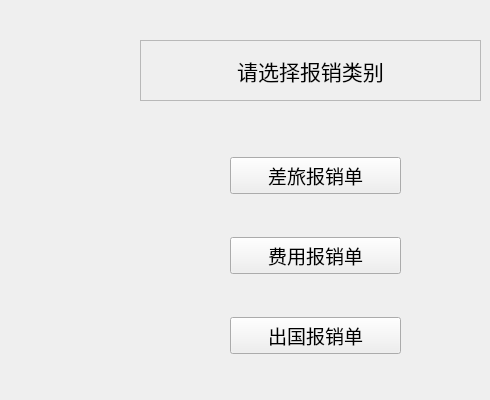
     <widget class="QWidget" name="expenseChoice">
      <widget class="QLabel" name="expenseChoiceLabel">
       <property name="geometry">
        <rect>
         <x>140</x>
         <y>40</y>
         <width>341</width>
         <height>61</height>
        </rect>
       </property>
       <property name="font">
        <font>
         <family>Adobe 仿宋 Std R</family>
         <pointsize>16</pointsize>
        </font>
       </property>
       <property name="frameShape">
        <enum>QFrame::StyledPanel</enum>
       </property>
       <property name="frameShadow">
        <enum>QFrame::Plain</enum>
       </property>
       <property name="text">
        <string>请选择报销类别</string>
       </property>
       <property name="alignment">
        <set>Qt::AlignCenter</set>
       </property>
      </widget>
      <widget class="QWidget" name="layoutWidget">
       <property name="geometry">
        <rect>
         <x>230</x>
         <y>120</y>
         <width>171</width>
         <height>271</height>
        </rect>
       </property>
       <layout class="QGridLayout" name="gridLayout_9">
        <item row="0" column="0">
         <widget class="QPushButton" name="busiBtn">
          <property name="font">
           <font>
            <family>Adobe 仿宋 Std R</family>
            <pointsize>14</pointsize>
           </font>
          </property>
          <property name="text">
           <string>差旅报销单</string>
          </property>
         </widget>
        </item>
        <item row="1" column="0">
         <widget class="QPushButton" name="costBtn">
          <property name="font">
           <font>
            <family>Adobe 仿宋 Std R</family>
            <pointsize>14</pointsize>
           </font>
          </property>
          <property name="text">
           <string>费用报销单</string>
          </property>
         </widget>
        </item>
        <item row="2" column="0">
         <widget class="QPushButton" name="abroadBtn">
          <property name="font">
           <font>
            <family>Adobe 仿宋 Std R</family>
            <pointsize>14</pointsize>
           </font>
          </property>
          <property name="text">
           <string>出国报销单</string>
          </property>
         </widget>
        </item>
       </layout>
      </widget>
     </widget>
